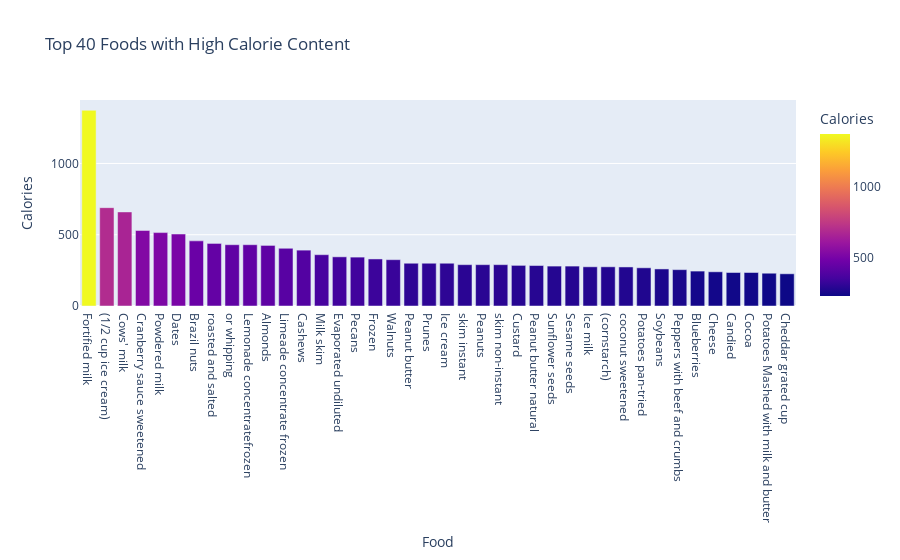

The cell this chart's notebook holds for it:
### Markdown cell above
The graph below shows the top 40 Calorie-Rich Foods that people can take note of especially if they are going on a calorie-deficit diet . This allows them to be more mindful and calculative about the number of calories they consume per day.

### Code cell
alls=[ 'Dairy products', 'Fats, Oils, Shortenings', 'Meat, Poultry',' Vegetables A-E',
 'Vegetables R-Z', 'Fruits A-F', 'Fruits G-P', 'Fiber', 'Fish, Seafood','Breads, cereals, fastfood,grains','Seeds and Nuts']

cals= nutrients[nutrients['Category'].isin(alls)]

cals= cals.sort_values(by='Calories', ascending= False)
top_40_cals=cals.head(40)
fig = px.bar(top_40_cals, x='Food', y='Calories', color='Calories', title= 'Top 40 Foods with High Calorie Content')
fig.show()

### Figure 1 — Plotly figure (JSON) as saved in the notebook; plotly's stock layout.template omitted (floating-point values rounded to 4 significant figures)
{"data": [{"alignmentgroup": "True", "hovertemplate": "Food=%{x}<br>Calories=%{marker.color}<extra></extra>", "legendgroup": "", "marker": {"color": [1373, 690, 660, 530, 515, 505, 457, 439, 430, 430, 425, 405, 392, 360, 345, 343, 330, 325, 300, 300, 300, 290, 290, 290, 285, 284, 280, 280, 275, 275, 274, 268, 260, 255, 245, 240, 235, 235, 230, 226], "coloraxis": "coloraxis", "pattern": {"shape": ""}}, "name": "", "offsetgroup": "", "orientation": "v", "showlegend": false, "textposition": "auto", "type": "bar", "x": ["Fortified milk", "(1/2 cup ice cream)", "Cows' milk", "Cranberry sauce sweetened", "Powdered milk", "Dates", "Brazil nuts", "roasted and salted", "or whipping", "Lemonade concentratefrozen", "Almonds", "Limeade concentrate frozen", "Cashews", "Milk skim", "Evaporated undiluted", "Pecans", "Frozen ", "Walnuts", "Peanut butter", "Prunes", "Ice cream", "skim instant", "Peanuts", "skim non-instant", "Custard", "Peanut butter natural", "Sunflower seeds", "Sesame seeds", "Ice milk", "(cornstarch)", "coconut sweetened", "Potatoes pan-tried", "Soybeans", "Peppers with beef and crumbs", "Blueberries", "Cheese", "Candied", "Cocoa", "Potatoes Mashed with milk and butter", "Cheddar grated cup"], "xaxis": "x", "y": [1373, 690, 660, 530, 515, 505, 457, 439, 430, 430, 425, 405, 392, 360, 345, 343, 330, 325, 300, 300, 300, 290, 290, 290, 285, 284, 280, 280, 275, 275, 274, 268, 260, 255, 245, 240, 235, 235, 230, 226], "yaxis": "y"}], "layout": {"barmode": "relative", "coloraxis": {"colorbar": {"title": {"text": "Calories"}}, "colorscale": [[0, "#0d0887"], [0.1111, "#46039f"], [0.2222, "#7201a8"], [0.3333, "#9c179e"], [0.4444, "#bd3786"], [0.5556, "#d8576b"], [0.6667, "#ed7953"], [0.7778, "#fb9f3a"], [0.8889, "#fdca26"], [1, "#f0f921"]]}, "legend": {"tracegroupgap": 0}, "title": {"text": "Top 40 Foods with High Calorie Content"}, "xaxis": {"anchor": "y", "domain": [0, 1], "title": {"text": "Food"}}, "yaxis": {"anchor": "x", "domain": [0, 1], "title": {"text": "Calories"}}}}
